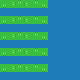

Below is a game level as drawn by its tile map, then a one-line description and the .tmx file that defines it, in full:
An orthogonal 10x10 tile map with 8x8 px tiles, 1 tile layer (Tile Layer 1).

<map version="1.2" tiledversion="1.2.4" orientation="orthogonal" renderorder="right-down" width="10" height="10" tilewidth="8" tileheight="8" infinite="0" nextlayerid="2" nextobjectid="1">
 <tileset firstgid="1" source="test_tileset.tsx" />
 <layer id="1" name="Tile Layer 1" width="10" height="10">
  <data encoding="csv">
1,1610612737,3221225473,2684354561,1073741825,2147483649,1127,1127,1127,1127,
1127,1127,1127,1127,1127,1127,1127,1127,1127,1127,
1,1610612737,3221225473,2684354561,1073741825,2147483649,1127,1127,1127,1127,
1127,1127,1127,1127,1127,1127,1127,1127,1127,1127,
1,1610612737,3221225473,2684354561,1073741825,2147483649,1127,1127,1127,1127,
1127,1127,1127,1127,1127,1127,1127,1127,1127,1127,
1,1610612737,3221225473,2684354561,1073741825,2147483649,1127,1127,1127,1127,
1127,1127,1127,1127,1127,1127,1127,1127,1127,1127,
1,1610612737,3221225473,2684354561,1073741825,2147483649,1127,1127,1127,1127,
1127,1127,1127,1127,1127,1127,1127,1127,1127,1127
</data>
 </layer>
</map>
